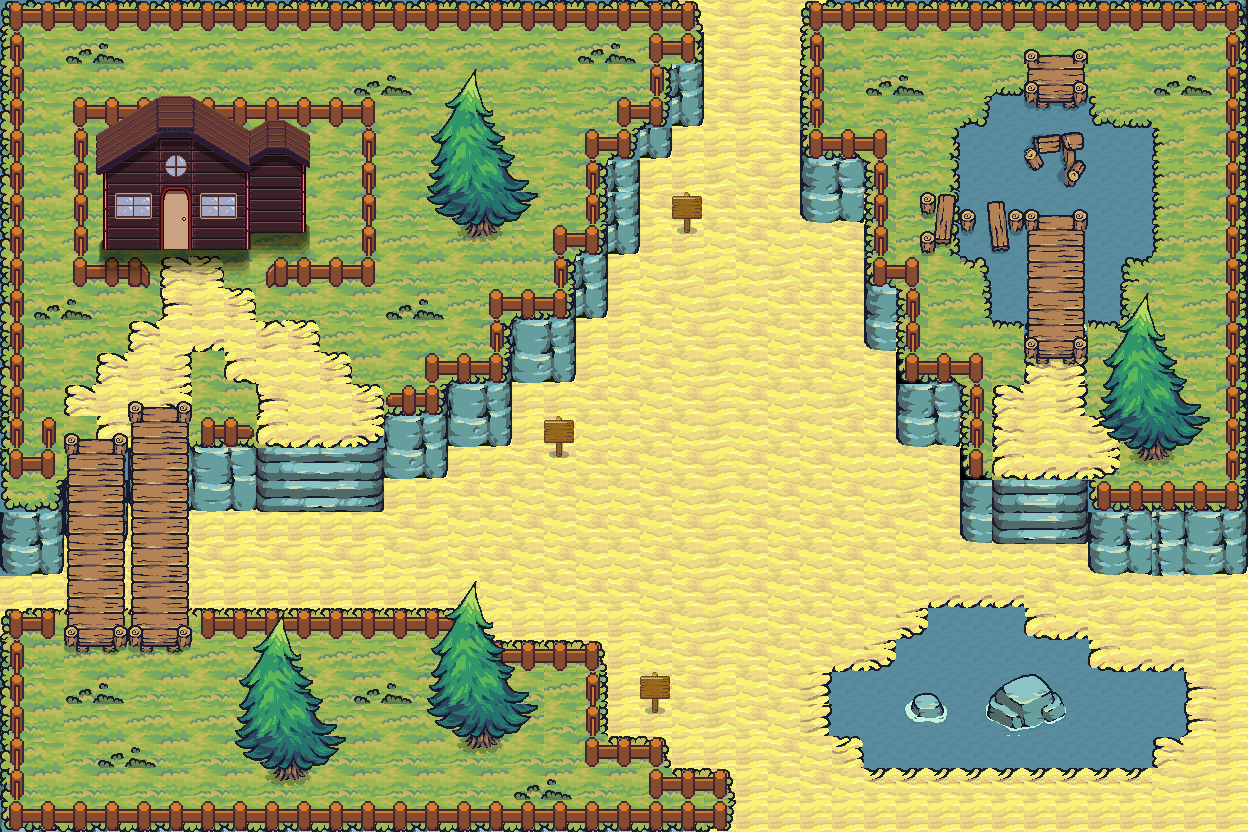

Rendered tile map (Tiled .tmx) drawn with the repository's tilesets; below, a short description and the map source with its tile grids summarised:
An orthogonal 39x26 tile map with 32x32 px tiles, 11 tile layers (water, road, cliff, bridge, ...), 5 tilesets and 226 objects (player_spawn, from_beach, from_museum, to_beach, to_museum, ...).

<map version="1.10" tiledversion="1.12.1" orientation="orthogonal" renderorder="right-down" width="39" height="26" tilewidth="32" tileheight="32" infinite="0" nextlayerid="16" nextobjectid="269">
 <tileset firstgid="1" source="../tilesheet/Terrains 2.tsx" />
 <tileset firstgid="2049" source="../tilesheet/hafiz/spritesheet.tsx" />
 <tileset firstgid="2497" source="../tilesheet/hafiz/house.tsx" />
 <tileset firstgid="2549" source="../tilesheet/hafiz/fence-test.tsx" />
 <tileset firstgid="2562" source="../tilesheet/hafiz/signboard.tsx" />
 <layer id="1" name="water" width="39" height="26">
  <data>[1014 cells, 1014 non-empty, 2 distinct tile ids]</data>
 </layer>
 <layer id="2" name="road" width="39" height="26">
  <data>[1014 cells, 523 non-empty, 22 distinct tile ids]</data>
 </layer>
 <layer id="3" name="cliff" width="39" height="26">
  <data>[1014 cells, 622 non-empty, 78 distinct tile ids]</data>
 </layer>
 <layer id="4" name="bridge" width="39" height="26">
  <data>[1014 cells, 64 non-empty, 24 distinct tile ids]</data>
 </layer>
 <layer id="7" name="fence" width="39" height="26">
  <data>[1014 cells, 190 non-empty, 10 distinct tile ids]</data>
 </layer>
 <layer id="5" name="house-bottom" width="39" height="26">
  <data>[1014 cells, 28 non-empty, 28 distinct tile ids]</data>
 </layer>
 <layer id="6" name="house-top" width="39" height="26">
  <data>[1014 cells, 14 non-empty, 14 distinct tile ids]</data>
 </layer>
 <layer id="10" name="tree-bottom" width="39" height="26">
  <data>[1014 cells, 8 non-empty, 2 distinct tile ids]</data>
 </layer>
 <layer id="9" name="tree-top" width="39" height="26">
  <data>[1014 cells, 72 non-empty, 18 distinct tile ids]</data>
 </layer>
 <layer id="11" name="small-items" width="39" height="26">
  <data>[1014 cells, 34 non-empty, 14 distinct tile ids]</data>
 </layer>
 <layer id="15" name="signboard" width="39" height="26">
  <data>[1014 cells, 6 non-empty, 2 distinct tile ids]</data>
 </layer>
 <objectgroup id="13" name="spawn point">
  <object id="215" name="player spawn" type="player_spawn" x="168.833" y="269.583" width="16.3333" height="13.3333" />
  <object id="216" name="from beach" type="from_beach" x="737.5" y="86.8334" width="22.3333" height="21.6667" />
  <object id="217" name="from museum" type="from_museum" x="765.917" y="751.417" width="11.75" height="12.5" />
 </objectgroup>
 <objectgroup id="14" name="interactibles">
  <object id="218" name="to beach" type="to_beach" x="708.667" y="3" width="85" height="57.3333" />
  <object id="219" name="to museum" type="to_museum" x="745.667" y="787" width="132" height="42" />
  <object id="221" name="welcome board" type="welcome_board" x="542.403" y="437.962" width="34.3024" height="31.4342" />
  <object id="223" name="to beach board" type="to_beach_board" x="670.894" y="215.586" width="33.1226" height="30.8702" />
  <object id="224" name="to museum board" type="to_museum_board" x="633.473" y="695.058" width="43.9254" height="26.9038" />
  <object id="266" x="657.385" y="707.065" />
  <object id="267" x="648.143" y="708.22" />
  <object id="268" x="637.167" y="711.686" />
 </objectgroup>
 <objectgroup id="12" name="collision">
  <object id="9" x="103.129" y="244.593" width="147.713" height="5.35868" />
  <object id="10" x="245.949" y="227.585" width="5.59167" height="22.5997" />
  <object id="11" x="245.949" y="227.585" width="60.1104" height="4.19375" />
  <object id="12" x="301.633" y="165.145" width="4.42674" height="66.634" />
  <object id="14" x="102.43" y="173.533" width="6.05764" height="76.1865" />
  <object id="15" x="102.682" y="164.889" width="203.355" height="8.43407" />
  <object id="16" x="265.224" y="264.424" width="11.2276" height="23.578" />
  <object id="17" x="276.194" y="266.499" width="98.1455" height="11.7413" />
  <object id="18" x="364.996" y="107.724" width="8.46501" height="170.106" />
  <object id="19" x="76.783" y="107.321" width="296.275" height="10.4805" />
  <object id="20" x="76.783" y="107.724" width="7.25572" height="171.316" />
  <object id="21" x="76.38" y="266.544" width="67.7201" height="12.496" />
  <object id="22" x="141.278" y="266.141" width="8.46501" height="21.3641" />
  <object id="23" x="43.498" y="417.662" width="10.1018" height="60.2222" />
  <object id="25" x="10.861" y="457.292" width="34.1907" height="13.5986" />
  <object id="26" x="10.572" y="8.547" width="12.3179" height="462.285" />
  <object id="27" x="12.017" y="8.821" width="681.669" height="13.1271" />
  <object id="28" x="681.848" y="8.497" width="12.0577" height="46.8286" />
  <object id="29" x="649.881" y="40.744" width="44.0245" height="14.0205" />
  <object id="30" x="649.32" y="41.586" width="11.4968" height="77.3933" />
  <object id="31" x="617.353" y="105.8" width="43.4636" height="13.1793" />
  <object id="32" x="617.353" y="105.8" width="12.6185" height="44.8657" />
  <object id="33" x="585.386" y="137.766" width="44.5853" height="12.8989" />
  <object id="34" x="585.355" y="137.612" width="12.7656" height="108.508" />
  <object id="35" x="553.816" y="234.106" width="44.3043" height="12.0147" />
  <object id="36" x="553.816" y="234.106" width="11.6393" height="76.2184" />
  <object id="37" x="489.612" y="297.558" width="75.8429" height="12.0147" />
  <object id="38" x="489.612" y="297.558" width="12.3902" height="77.7202" />
  <object id="39" x="424.282" y="361.762" width="77.7202" height="13.5166" />
  <object id="40" x="424.282" y="361.762" width="13.1411" height="45.0552" />
  <object id="44" x="464.374" y="223.636" width="6.66127" height="7.3814" />
  <object id="45" x="467.435" y="228.136" width="5.04096" height="7.56144" />
  <object id="46" x="470.316" y="231.197" width="8.64164" height="5.94113" />
  <object id="47" x="488.679" y="223.816" width="8.10154" height="9.18174" />
  <object id="49" x="483.638" y="227.416" width="7.92151" height="7.74147" />
  <object id="51" x="480.758" y="230.477" width="6.66127" height="5.40103" />
  <object id="52" x="477.337" y="230.837" width="5.58106" height="3.24062" />
  <object id="53" x="468.155" y="220.035" width="25.7449" height="7.74147" />
  <object id="55" x="54.654" y="433.022" width="13.6335" height="214.241" />
  <object id="56" x="123.601" y="434.191" width="8.56965" height="212.294" />
  <object id="57" x="128.275" y="403.418" width="4.28482" height="35.0577" />
  <object id="58" x="187.873" y="404.587" width="8.56965" height="243.845" />
  <object id="59" x="9.079" y="616.88" width="45.5749" height="13.6335" />
  <object id="60" x="10.248" y="616.88" width="11.6859" height="206.451" />
  <object id="61" x="9.556" y="808.229" width="717.172" height="14.3098" />
  <object id="62" x="714.098" y="777.733" width="12.3779" height="44.2997" />
  <object id="63" x="649.603" y="777.407" width="77.1987" height="13.355" />
  <object id="64" x="649.603" y="745.485" width="13.0293" height="45.2769" />
  <object id="65" x="585.107" y="745.485" width="77.5244" height="12.3779" />
  <object id="66" x="585.107" y="649.068" width="13.355" height="108.795" />
  <object id="67" x="457.746" y="649.068" width="141.042" height="13.355" />
  <object id="68" x="457.746" y="617.147" width="14.0065" height="45.2769" />
  <object id="69" x="196.834" y="616.821" width="274.919" height="14.9837" />
  <object id="70" x="464.527" y="737.582" width="6.15385" height="4.74725" />
  <object id="71" x="466.989" y="740.747" width="5.0989" height="5.8022" />
  <object id="72" x="469.626" y="743.56" width="9.14286" height="5.62637" />
  <object id="73" x="476.835" y="744.967" width="8.43956" height="2.10989" />
  <object id="74" x="482.637" y="745.495" width="6.15385" height="2.81319" />
  <object id="75" x="487.56" y="742.681" width="4.04396" height="4.74725" />
  <object id="76" x="489.67" y="741.978" width="7.56044" height="2.46154" />
  </objectgroup>
</map>
<!-- 155 of 226 objects omitted -->
